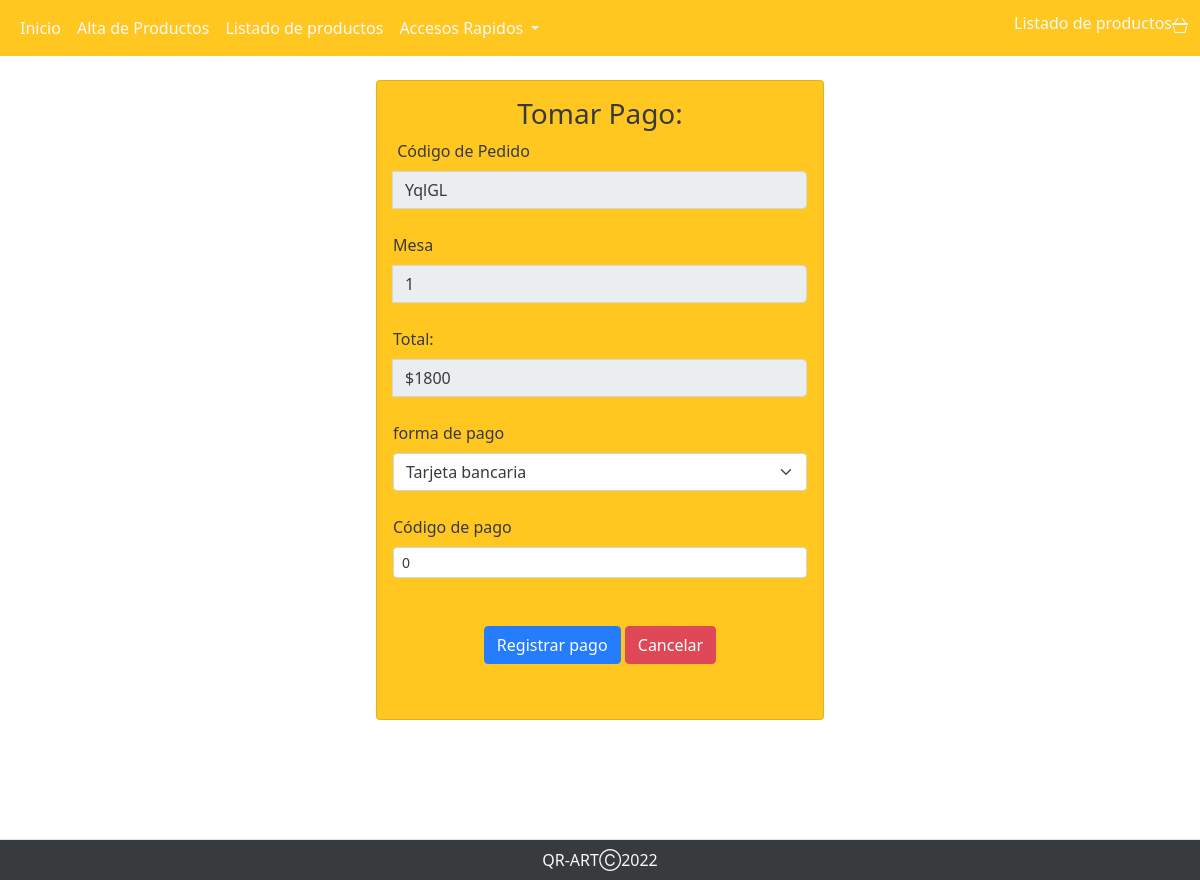
The page /perfiles/perfil_admin/abm_pedidos/tomar_pago.php?id=YqlGL on the database its author committed.
### tables this page shows
CREATE TABLE `pedidos` (
  `cod_pedido` int(11) NOT NULL,
  `estado_ped` text NOT NULL,
  `fecha_hora_ped` timestamp NOT NULL DEFAULT current_timestamp(),
  `ult_act_ped` timestamp NOT NULL DEFAULT current_timestamp(),
  `forma_pago` text NOT NULL,
  `cod_pago_ped` varchar(20) NOT NULL,
  `usuario` varchar(11) NOT NULL,
  `cod_mesa` int(2) NOT NULL,
  `total_pedido` int(11) NOT NULL,
  `nro_pedido` varchar(20) NOT NULL,
  `notas_ped` text NOT NULL
);

### perfiles/perfil_admin/abm_pedidos/tomar_pago.php (the view, shortened to what this page needs)
<?php
$conexion=mysqli_connect("localhost","root","","qr_art");
$id= $_GET['id'];
$sql="SELECT * FROM pedidos WHERE nro_pedido='$id'";
$result=mysqli_query($conexion, $sql);
$result_query=mysqli_num_rows($result);
if($result_query == 0){
  header('location:pedidos.php');
}else{
  while($data=mysqli_fetch_array($result)) {
    $nro_pedido = $data['nro_pedido'];
    $forma_pago = $data['forma_pago'];
    $cod_pago_ped = $data['cod_pago_ped'];
    $cod_mesa = $data['cod_mesa'];
    $total_pedido = $data['total_pedido'];
  }
}
?>
<!DOCTYPE html>
<html lang="en">
<head>
    <link rel="stylesheet" href="https://cdnjs.cloudflare.com/ajax/libs/twitter-bootstrap/5.1.3/css/bootstrap.min.css">
    <link rel="stylesheet" href="https://cdn.datatables.net/1.12.1/css/dataTables.bootstrap5.min.css">
    <link rel="stylesheet " href="../../../assets/stylemodip.css">
    <link rel="stylesheet " href="../../../assets/stylesnav.css">
    <link rel="stylesheet " href="../../../assets/backp.css">
</head>
<body>
<nav class="navbar navbar-expand-xl">
  <div class="container-fluid">
    <div class="collapse navbar-collapse" id="navbarSupportedContent">
      <ul class="navbar-nav me-auto mb-2 mb-lg-0">
        <li class="nav-item">
          <a class="nav-link active text-light" aria-current="page" href="../perfil_admin.php">Inicio</a>
        </li>
        <li class="nav-item">
          <a class="nav-link text-light" href="./altaproducto.php">Alta de Productos</a>
        </li>
        <li class="nav-item">
          <a class="nav-link text-light" href="./modificacionproducto.php">Listado de productos</a>
        </li>
        <li class="nav-item dropdown">
          <a class="nav-link dropdown-toggle text-light" href="#" id="navbarDropdown" role="button" data-bs-toggle="dropdown" aria-expanded="false">
            Accesos Rapidos
          </a>
        </li>
      </ul>
      <h6 class="text-sm-center text-light">Listado de productos</h6>
    </div>
  </div>
</nav>
<br>
<div class="container">
  <div class="d-flex justify-content-center h-100">
    <div class="card" style="width: 28rem; height: 40rem">
      <div class="card-body">
        <form  action = actualiza_pago.php method="post" enctype="multipart/form-data">
                      <h3 class="text-sm-center">Tomar Pago:</h3>
                      <label for="formFile " class="form-label text-dark ">Código de Pedido</label>
                      <div class="input-group form-group">
                            <input type="text" class="form-control"  id="nro_pedido" name="nro_pedido" value=<?php echo $nro_pedido; ?> readonly>
                        </div>
                        <br>
                        <label for="formFile " class="form-label text-dark ">Mesa</label>
                        <div class="input-group form-group">
                            <input type="text" class="form-control"  id="cod_mesa" name="cod_mesa" value=<?php echo $cod_mesa; ?> readonly>
                        </div>
                        <br>
                        <label for="formFile " class="form-label text-dark ">Total: </label>
                        <div class="input-group form-group">
                            <input type="text" class="form-control"  id="total_pedido" name="total_pedido" value=$<?php echo $total_pedido; ?> readonly>
                        </div>
                        <br>
                        <label for="formFile" class="form-label text-dark" name="forma_pago" id="forma_pago" value=<?php echo $forma_pago; ?>>forma de pago </label>
                        <select class="form-select" name="forma_pago" id="forma_pago"  aria-label="Default select example">
                            <option value= <?php echo $forma_pago; ?>><?php echo $forma_pago; ?></option>
                        </select>
                        <br>
                        <label for="formFile " class="form-label text-dark ">Código de pago</label>
                        <div class="input-group-sm form-group">
                            <input type="text" class="form-control" placeholder="Código de pago" id="cod_pago_ped" name="cod_pago_ped" value="<?php echo $cod_pago_ped; ?>"  autofocus required>
                        </div>
                        <br>
                        <br>
                        <div class="col text-center">
                        <button type="submit" class= "btn btn-primary"  id="boton" name="boton" value="0">Registrar pago </button>
                        <button type="submit" class= "btn btn-danger" id="boton" name="boton" value="1"> Cancelar </button>
                        </div>
                </div>
                <link rel="stylesheet" href="">
            </div>
    <footer class="py-2 mt-6 border-top bg-dark fixed-bottom">
            <p class="col-md-12 mb-0 text-light text-center">QR-ARTⒸ2022</p>
    </footer>

### assets/stylemodip.css (style rules this page uses)
.container { height: 35%; align-content: center; }
.card { height: 1050px; margin-top: auto; margin-bottom: 10rem; width: 600px; background-color: #ffc107 !important; }

### assets/stylesnav.css (style rules this page uses)
.navbar-expand-xl { background-color: #ffc107; }

### assets/backp.css (style rules this page uses)
* { margin: 0; padding: 0; }
body { background-image: url('../assets/img/20.jpg'); background-repeat: no-repeat; background-size: cover; opacity: 0.9; width: calc((100%/3)-10px); }

### rows shown on the page
pedidos: nro_pedido "YqlGL", cod_mesa "1", total_pedido "$1800", forma_pago "Tarjeta bancaria", cod_pago_ped "0"
